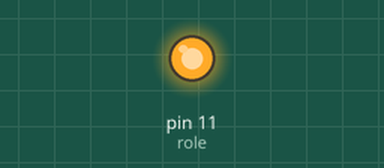
Recording of a sketch running on a simulated Arduino Uno, built with avr-gcc and run on an emulated ATmega328P. Shown: output pins drawn as LEDs (lit = HIGH).

Above: at 5.0 s.
At 12.0 s:
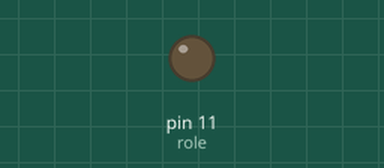
Timing chart, 0 to 18.2 s (numbered marks = the images above):
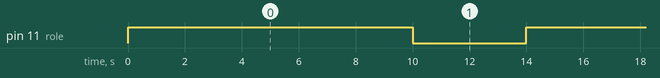

Measured:
- by itself, pin 11 (role): alternates HIGH for 10.0 s and LOW for 4.0 s

The sketch:

dieu_khien_ro_le.ino
```cpp
//  Code này sử dụng cho role mức cao
int role = 11;  // có thể sử dụng chân khác của arduino để điều khiển rơ le
void setup() {
    pinMode(role, OUTPUT); // role được khai báo là chân ra
                   }
void loop() {
  digitalWrite(role, HIGH);   // bật role trong 10 giay
  delay(10000);
  digitalWrite(role, LOW);    // tắt role trong 4 giây
  delay(4000);
}
```
